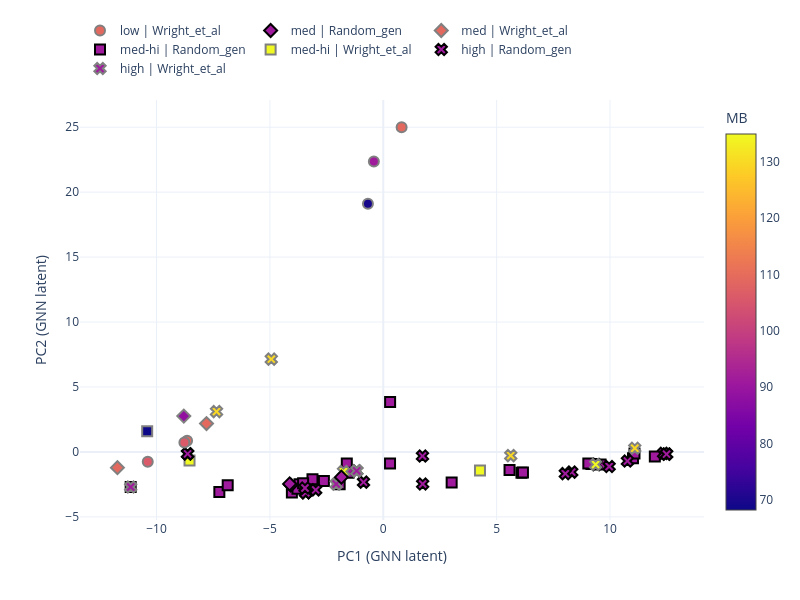

Notebook source saved alongside this figure:
### Code cell
pca_plot_cont(plot_df_ss, 'MB', model_name, save_name=save_name+"_ss", save=save)

### Figure 1 — Plotly figure (JSON) as saved in the notebook; plotly's stock layout.template omitted (floating-point values rounded to 4 significant figures; data arrays with more than 128 entries replaced by an {"elided": "..."} marker saying what was removed)
{"data": [{"customdata": {"elided": "24x7 mixed values"}, "hovertemplate": "Comp: %{customdata[0]}<br>RA: %{customdata[1]}<br>RB: %{customdata[2]}<br>MA: %{customdata[3]}<br>MB: %{customdata[4]}<br>Entropy_conf: %{customdata[5]}<br>TC: %{customdata[6]}", "legendrank": 3, "marker": {"cmax": 134.9, "cmin": 68.27, "color": [91.22, 91.22, 91.22, 91.22, 91.22, 91.22, 91.22, 91.22, 91.22, 91.22, 91.22, 91.22, 91.22, 91.22, 91.22, 91.22, 91.22, 91.22, 91.22, 91.22, 91.22, 91.22, 91.22, 91.22], "colorbar": {"title": {"text": "MB"}}, "colorscale": [[0, "#0d0887"], [0.1111, "#46039f"], [0.2222, "#7201a8"], [0.3333, "#9c179e"], [0.4444, "#bd3786"], [0.5556, "#d8576b"], [0.6667, "#ed7953"], [0.7778, "#fb9f3a"], [0.8889, "#fdca26"], [1, "#f0f921"]], "line": {"color": "black", "width": 2}, "size": 10, "symbol": "square"}, "mode": "markers", "name": "med-hi | Random_gen", "showlegend": true, "type": "scatter", "x": [-11.14, -7.23, -6.862, 6.096, -1.923, 11.98, -3.123, -4.031, -1.609, -3.695, 11.01, -3.784, 0.3014, 11.08, 0.2984, -1.532, 9.182, 6.161, 3.016, -3.536, 9.045, -2.619, 5.569, 9.583], "y": [-2.702, -3.092, -2.557, -1.607, -2.482, -0.3543, -2.103, -3.121, -0.8901, -2.48, -0.4934, -2.841, 3.841, -0.1194, -0.884, -1.594, -0.9225, -1.582, -2.347, -2.406, -0.8918, -2.246, -1.398, -0.9592]}, {"customdata": [["(Sm1/3Gd1/3Eu1/3)2(Zr1/2Hf1/2)2O7", 1.066, 0.715, 153.2, 134.9, 1.8, 1.97], ["(Sm1/3Gd1/3Eu1/3)2(Zr1/12Hf1/12Sn1/12Ti3/4)2O7", 1.066, 0.6304, 153.2, 68.27, 1.931, 1.9], ["(La1/7Nd1/7Sm1/7Gd1/7Eu1/7Pr1/7Ce1/7)2(Zr1/2Hf1/2)2O7", 1.081, 0.715, 146.2, 134.9, 2.57, 1.97]], "hovertemplate": "Comp: %{customdata[0]}<br>RA: %{customdata[1]}<br>RB: %{customdata[2]}<br>MA: %{customdata[3]}<br>MB: %{customdata[4]}<br>Entropy_conf: %{customdata[5]}<br>TC: %{customdata[6]}", "legendrank": 3, "marker": {"cmax": 134.9, "cmin": 68.27, "color": [134.9, 68.27, 134.9], "colorscale": [[0, "#0d0887"], [0.1111, "#46039f"], [0.2222, "#7201a8"], [0.3333, "#9c179e"], [0.4444, "#bd3786"], [0.5556, "#d8576b"], [0.6667, "#ed7953"], [0.7778, "#fb9f3a"], [0.8889, "#fdca26"], [1, "#f0f921"]], "line": {"color": "gray", "width": 2}, "size": 10, "symbol": "square"}, "mode": "markers", "name": "med-hi | Wright_et_al", "showlegend": true, "type": "scatter", "x": [-8.546, -10.41, 4.265], "y": [-0.6542, 1.591, -1.424]}, {"customdata": {"elided": "19x7 mixed values"}, "hovertemplate": "Comp: %{customdata[0]}<br>RA: %{customdata[1]}<br>RB: %{customdata[2]}<br>MA: %{customdata[3]}<br>MB: %{customdata[4]}<br>Entropy_conf: %{customdata[5]}<br>TC: %{customdata[6]}", "legendrank": 4, "marker": {"cmax": 134.9, "cmin": 68.27, "color": [91.22, 91.22, 91.22, 91.22, 91.22, 91.22, 91.22, 91.22, 91.22, 91.22, 91.22, 91.22, 91.22, 91.22, 91.22, 91.22, 91.22, 91.22, 91.22], "colorscale": [[0, "#0d0887"], [0.1111, "#46039f"], [0.2222, "#7201a8"], [0.3333, "#9c179e"], [0.4444, "#bd3786"], [0.5556, "#d8576b"], [0.6667, "#ed7953"], [0.7778, "#fb9f3a"], [0.8889, "#fdca26"], [1, "#f0f921"]], "line": {"color": "black", "width": 2}, "size": 10, "symbol": "x"}, "mode": "markers", "name": "high | Random_gen", "showlegend": true, "type": "scatter", "x": [8.314, 12.49, 1.737, 12.37, -3.421, 12.49, -3.421, 8.03, -1.173, -3.421, -2.98, 9.964, 9.397, -0.8724, -8.631, 1.729, 10.77, -8.631, -3.453], "y": [-1.553, -0.1722, -2.469, -0.112, -3.143, -0.1722, -3.143, -1.675, -1.456, -3.143, -2.923, -1.125, -0.9741, -2.327, -0.1495, -0.3176, -0.7024, -0.1495, -2.779]}, {"customdata": [["La2Zr2O7", 1.16, 0.72, 138.9, 91.22, 0.1713, 2.14], ["Sm2Zr2O7", 1.079, 0.72, 150.4, 91.22, 0.1713, 2.04], ["La2(Zr1/2Hf1/2)2O7", 1.16, 0.715, 138.9, 134.9, 0.8014, 2.29], ["(La1/2Pr1/2)2(Zr1/3Hf1/3Sn1/3)2O7", 1.06, 0.7067, 139.9, 129.5, 1.8, 2.24], ["(Gd1/2Eu1/2)2(Zr1/3Hf1/3Sn1/3)2O7", 1.06, 0.7067, 154.6, 129.5, 1.8, 2.24], ["(La1/3Nd1/3Pr1/3)2(Zr1/2Hf1/2)2O7", 1.076, 0.715, 141.4, 134.9, 1.8, 2.16], ["(Sm1/3Gd1/3Eu1/3)2(Zr1/3Hf1/3Sn1/3)2O7", 1.066, 0.7067, 153.2, 129.5, 2.169, 2.21], ["(La1/5Nd1/5Sm1/5Eu1/5Ce1/5)2Zr2O7", 1.111, 0.72, 145.1, 91.22, 1.634, 2.06], ["(La1/7Nd1/7Sm1/7Gd1/7Eu1/7Pr1/7Ce1/7)2(Zr1/3Hf1/3Sn1/3)2O7", 1.081, 0.7067, 146.2, 129.5, 2.939, 2.02]], "hovertemplate": "Comp: %{customdata[0]}<br>RA: %{customdata[1]}<br>RB: %{customdata[2]}<br>MA: %{customdata[3]}<br>MB: %{customdata[4]}<br>Entropy_conf: %{customdata[5]}<br>TC: %{customdata[6]}", "legendrank": 4, "marker": {"cmax": 134.9, "cmin": 68.27, "color": [91.22, 91.22, 134.9, 129.5, 129.5, 134.9, 129.5, 91.22, 129.5], "colorscale": [[0, "#0d0887"], [0.1111, "#46039f"], [0.2222, "#7201a8"], [0.3333, "#9c179e"], [0.4444, "#bd3786"], [0.5556, "#d8576b"], [0.6667, "#ed7953"], [0.7778, "#fb9f3a"], [0.8889, "#fdca26"], [1, "#f0f921"]], "line": {"color": "gray", "width": 2}, "size": 10, "symbol": "x"}, "mode": "markers", "name": "high | Wright_et_al", "showlegend": true, "type": "scatter", "x": [-1.173, -11.14, -1.754, 11.09, -4.94, 9.365, -7.356, -2.077, 5.622], "y": [-1.456, -2.702, -1.508, 0.2856, 7.141, -0.9682, 3.107, -2.475, -0.2838]}, {"customdata": [["*Gd1.33Ce0.67Zr2.00O7.00", 1.083, 0.72, 151.5, 91.22, 0.7499, 1.771], ["*Gd1.33Ce0.67Zr2.00O7.00", 1.083, 0.72, 151.5, 91.22, 0.7499, 1.773], ["*La0.56Gd1.00Y0.44Zr2.00O7.00", 1.075, 0.72, 137.0, 91.22, 1.114, 1.798]], "hovertemplate": "Comp: %{customdata[0]}<br>RA: %{customdata[1]}<br>RB: %{customdata[2]}<br>MA: %{customdata[3]}<br>MB: %{customdata[4]}<br>Entropy_conf: %{customdata[5]}<br>TC: %{customdata[6]}", "legendrank": 2, "marker": {"cmax": 134.9, "cmin": 68.27, "color": [91.22, 91.22, 91.22], "colorscale": [[0, "#0d0887"], [0.1111, "#46039f"], [0.2222, "#7201a8"], [0.3333, "#9c179e"], [0.4444, "#bd3786"], [0.5556, "#d8576b"], [0.6667, "#ed7953"], [0.7778, "#fb9f3a"], [0.8889, "#fdca26"], [1, "#f0f921"]], "line": {"color": "black", "width": 2}, "size": 10, "symbol": "diamond"}, "mode": "markers", "name": "med | Random_gen", "showlegend": true, "type": "scatter", "x": [-4.077, -4.131, -1.846], "y": [-2.551, -2.46, -1.94]}, {"customdata": [["Sm2(Zr1/4Hf1/4Sn1/4Ti1/4)2O7", 1.079, 0.6813, 150.4, 109.1, 1.432, 1.73], ["(Sm1/3Gd1/3Eu1/3)2(Zr1/4Hf1/4Sn1/4Ti1/4)2O7", 1.066, 0.6813, 153.2, 109.1, 2.43, 1.67], ["(Sm1/3Gd1/3Eu1/3)2(Zr1/6Hf1/6Sn1/6Ti1/2)2O7", 1.066, 0.6558, 153.2, 88.67, 2.3, 1.71]], "hovertemplate": "Comp: %{customdata[0]}<br>RA: %{customdata[1]}<br>RB: %{customdata[2]}<br>MA: %{customdata[3]}<br>MB: %{customdata[4]}<br>Entropy_conf: %{customdata[5]}<br>TC: %{customdata[6]}", "legendrank": 2, "marker": {"cmax": 134.9, "cmin": 68.27, "color": [109.1, 109.1, 88.67], "colorscale": [[0, "#0d0887"], [0.1111, "#46039f"], [0.2222, "#7201a8"], [0.3333, "#9c179e"], [0.4444, "#bd3786"], [0.5556, "#d8576b"], [0.6667, "#ed7953"], [0.7778, "#fb9f3a"], [0.8889, "#fdca26"], [1, "#f0f921"]], "line": {"color": "gray", "width": 2}, "size": 10, "symbol": "diamond"}, "mode": "markers", "name": "med | Wright_et_al", "showlegend": true, "type": "scatter", "x": [-11.73, -7.797, -8.799], "y": [-1.212, 2.185, 2.759]}, {"customdata": [["Gd2(Zr1/4Hf1/4Sn1/4Ti1/4)2O7", 1.053, 0.6813, 157.2, 109.1, 1.432, 1.58], ["(Sm1/2Gd1/2)2(Zr1/3Hf1/3Ti1/3)2O7", 1.066, 0.6783, 153.8, 105.9, 1.8, 1.47], ["(Gd1/2Eu1/2)2(Zr1/3Hf1/3Ti1/3)2O7", 1.06, 0.6783, 154.6, 105.9, 1.8, 1.52], ["(Sm1/4Gd1/4Eu1/4Yb1/4)2(Zr1/4Hf1/4Sn1/4Ti1/4)2O7", 1.046, 0.6813, 158.2, 109.1, 2.692, 1.45], ["(Sm1/4Gd1/4Eu1/4Yb1/4)2(Zr1/4Hf1/4Ti1/2)2O7", 1.046, 0.66, 158.2, 91.36, 2.377, 1.36], ["(Sm3/4Yb1/4)2(Zr1/2Ti1/2)2O7", 1.056, 0.6625, 156.0, 69.55, 1.313, 1.4]], "hovertemplate": "Comp: %{customdata[0]}<br>RA: %{customdata[1]}<br>RB: %{customdata[2]}<br>MA: %{customdata[3]}<br>MB: %{customdata[4]}<br>Entropy_conf: %{customdata[5]}<br>TC: %{customdata[6]}", "legendrank": 1, "marker": {"cmax": 134.9, "cmin": 68.27, "color": [109.1, 105.9, 105.9, 109.1, 91.36, 69.55], "colorscale": [[0, "#0d0887"], [0.1111, "#46039f"], [0.2222, "#7201a8"], [0.3333, "#9c179e"], [0.4444, "#bd3786"], [0.5556, "#d8576b"], [0.6667, "#ed7953"], [0.7778, "#fb9f3a"], [0.8889, "#fdca26"], [1, "#f0f921"]], "line": {"color": "gray", "width": 2}, "size": 10, "symbol": "circle"}, "mode": "markers", "name": "low | Wright_et_al", "showlegend": true, "type": "scatter", "x": [-8.654, -10.39, -8.772, 0.8089, -0.4152, -0.6771], "y": [0.8639, -0.7593, 0.7206, 25.0, 22.36, 19.11]}], "layout": {"height": 600, "legend": {"orientation": "h", "y": 1.2}, "width": 800, "xaxis": {"title": {"text": "PC1 (GNN latent)"}}, "yaxis": {"title": {"text": "PC2 (GNN latent)"}}}}
